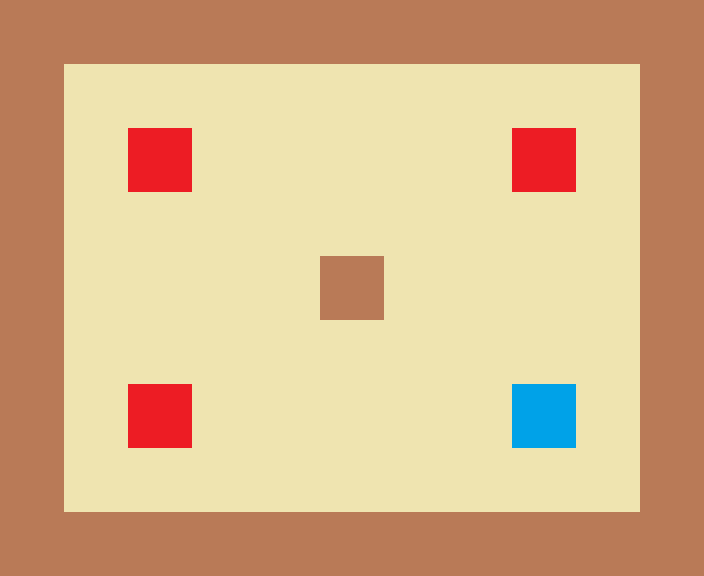

A level layout from a 2D game, rendered from its tile map. Below: a short description, then the map file with its tile-grid data intact:
An orthogonal 11x9 tile map with 64x64 px tiles, 2 tile layers (tiles, enemies).

<map version="1.0" orientation="orthogonal" width="11" height="9" tilewidth="64" tileheight="64">
 <tileset firstgid="1" name="tiled" tilewidth="64" tileheight="64">
  <image source="../tiled.png" width="256" height="128" />
 </tileset>
 <layer name="tiles" width="11" height="9">
  <data>
   <tile gid="1" />
   <tile gid="1" />
   <tile gid="1" />
   <tile gid="1" />
   <tile gid="1" />
   <tile gid="1" />
   <tile gid="1" />
   <tile gid="1" />
   <tile gid="1" />
   <tile gid="1" />
   <tile gid="1" />
   <tile gid="1" />
   <tile gid="2" />
   <tile gid="2" />
   <tile gid="2" />
   <tile gid="2" />
   <tile gid="2" />
   <tile gid="2" />
   <tile gid="2" />
   <tile gid="2" />
   <tile gid="2" />
   <tile gid="1" />
   <tile gid="1" />
   <tile gid="2" />
   <tile gid="2" />
   <tile gid="2" />
   <tile gid="2" />
   <tile gid="2" />
   <tile gid="2" />
   <tile gid="2" />
   <tile gid="2" />
   <tile gid="2" />
   <tile gid="1" />
   <tile gid="1" />
   <tile gid="2" />
   <tile gid="2" />
   <tile gid="2" />
   <tile gid="2" />
   <tile gid="2" />
   <tile gid="2" />
   <tile gid="2" />
   <tile gid="2" />
   <tile gid="2" />
   <tile gid="1" />
   <tile gid="1" />
   <tile gid="2" />
   <tile gid="2" />
   <tile gid="2" />
   <tile gid="2" />
   <tile gid="1" />
   <tile gid="2" />
   <tile gid="2" />
   <tile gid="2" />
   <tile gid="2" />
   <tile gid="1" />
   <tile gid="1" />
   <tile gid="2" />
   <tile gid="2" />
   <tile gid="2" />
   <tile gid="2" />
   <tile gid="2" />
   <tile gid="2" />
   <tile gid="2" />
   <tile gid="2" />
   <tile gid="2" />
   <tile gid="1" />
   <tile gid="1" />
   <tile gid="2" />
   <tile gid="2" />
   <tile gid="2" />
   <tile gid="2" />
   <tile gid="2" />
   <tile gid="2" />
   <tile gid="2" />
   <tile gid="2" />
   <tile gid="2" />
   <tile gid="1" />
   <tile gid="1" />
   <tile gid="2" />
   <tile gid="2" />
   <tile gid="2" />
   <tile gid="2" />
   <tile gid="2" />
   <tile gid="2" />
   <tile gid="2" />
   <tile gid="2" />
   <tile gid="2" />
   <tile gid="1" />
   <tile gid="1" />
   <tile gid="1" />
   <tile gid="1" />
   <tile gid="1" />
   <tile gid="1" />
   <tile gid="1" />
   <tile gid="1" />
   <tile gid="1" />
   <tile gid="1" />
   <tile gid="1" />
   <tile gid="1" />
  </data>
 </layer>
 <layer name="enemies" width="11" height="9">
  <data>
   <tile gid="0" />
   <tile gid="0" />
   <tile gid="0" />
   <tile gid="0" />
   <tile gid="0" />
   <tile gid="0" />
   <tile gid="0" />
   <tile gid="0" />
   <tile gid="0" />
   <tile gid="0" />
   <tile gid="0" />
   <tile gid="0" />
   <tile gid="0" />
   <tile gid="0" />
   <tile gid="0" />
   <tile gid="0" />
   <tile gid="0" />
   <tile gid="0" />
   <tile gid="0" />
   <tile gid="0" />
   <tile gid="0" />
   <tile gid="0" />
   <tile gid="0" />
   <tile gid="0" />
   <tile gid="3" />
   <tile gid="0" />
   <tile gid="0" />
   <tile gid="0" />
   <tile gid="0" />
   <tile gid="0" />
   <tile gid="3" />
   <tile gid="0" />
   <tile gid="0" />
   <tile gid="0" />
   <tile gid="0" />
   <tile gid="0" />
   <tile gid="0" />
   <tile gid="0" />
   <tile gid="0" />
   <tile gid="0" />
   <tile gid="0" />
   <tile gid="0" />
   <tile gid="0" />
   <tile gid="0" />
   <tile gid="0" />
   <tile gid="0" />
   <tile gid="0" />
   <tile gid="0" />
   <tile gid="0" />
   <tile gid="0" />
   <tile gid="0" />
   <tile gid="0" />
   <tile gid="0" />
   <tile gid="0" />
   <tile gid="0" />
   <tile gid="0" />
   <tile gid="0" />
   <tile gid="0" />
   <tile gid="0" />
   <tile gid="0" />
   <tile gid="0" />
   <tile gid="0" />
   <tile gid="0" />
   <tile gid="0" />
   <tile gid="0" />
   <tile gid="0" />
   <tile gid="0" />
   <tile gid="0" />
   <tile gid="3" />
   <tile gid="0" />
   <tile gid="0" />
   <tile gid="0" />
   <tile gid="0" />
   <tile gid="0" />
   <tile gid="7" />
   <tile gid="0" />
   <tile gid="0" />
   <tile gid="0" />
   <tile gid="0" />
   <tile gid="0" />
   <tile gid="0" />
   <tile gid="0" />
   <tile gid="0" />
   <tile gid="0" />
   <tile gid="0" />
   <tile gid="0" />
   <tile gid="0" />
   <tile gid="0" />
   <tile gid="0" />
   <tile gid="0" />
   <tile gid="0" />
   <tile gid="0" />
   <tile gid="0" />
   <tile gid="0" />
   <tile gid="0" />
   <tile gid="0" />
   <tile gid="0" />
   <tile gid="0" />
   <tile gid="0" />
  </data>
 </layer>
</map>
